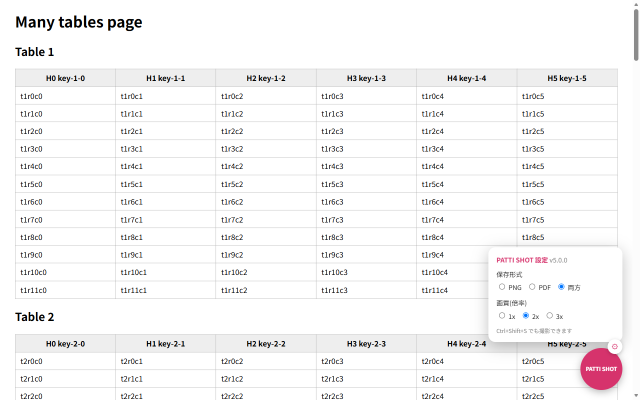
#> input picture build/store/store_2_settings.png, 1280 x 800 px (shown at 1/2 size)
$ python check_dupes.py ../build/store/store_2_settings.png
#> lines starting #> are read from the running program, lines starting #| are printed output that depends on the picture
### test/analyze_rows.py
"""Row-level check of a saved capture: is any table row present twice, or missing?

Strip hashing only finds repeats whose distance happens to be a multiple of the
strip height, which is how a first look at the boss's file reported "everything
is 1092px apart" - that was the method, not the file. This anchors on the table's
own horizontal rules instead, so a row is compared as a row no matter where it
sits.

Usage:  analyze_rows.py <file.pdf|file.png> [--out DIR]
"""
import os
import sys

sys.stdout.reconfigure(encoding="utf-8", errors="replace")

import numpy as np
from PIL import Image

Image.MAX_IMAGE_PIXELS = None


def load(path):
    """The capture at its original resolution, pages in page order."""
#> called with path = '../build/store/store_2_settings.png'
    if path.lower().endswith(".pdf"):
        import fitz
        doc = fitz.open(path)
        parts = []
        for page in doc:
            drawn = page.get_image_info(xrefs=True)
            drawn = [d for d in drawn if d.get("xref")]
            drawn.sort(key=lambda d: d["bbox"][1])
            for d in drawn:
                pix = fitz.Pixmap(doc, d["xref"])
                if pix.n > 3:
                    pix = fitz.Pixmap(fitz.csRGB, pix)
                arr = np.frombuffer(pix.samples, dtype=np.uint8)
                parts.append(arr.reshape(pix.height, pix.width, pix.n)[:, :, :3].copy())
        doc.close()
        if not parts:
            raise SystemExit("PDFから画像を取り出せませんでした")
        w = min(p.shape[1] for p in parts)
        return np.vstack([p[:, :w] for p in parts])
    return np.array(Image.open(path).convert("RGB"))
#> returned value is the input picture: shape (800, 1280, 3); mean R, G, B 246.9, 246, 246.3
#| store_2_settings.png  1280x800


# [74 lines left out: functions find_rules, main, not called in this run]


# [2 lines that do not run on import are left out]

### test/check_dupes.py
"""Find rows that appear twice in a saved capture, at any distance.

Phase-independent on purpose: an earlier strip-hash version could only see
repeats whose distance was a multiple of the strip height, which made it report
"everything is 1092px apart" and miss the rest. This signs every single row, so
a repeat is found wherever it is.

Always run this on the PDF (or an un-downscaled PNG): a PNG that was shrunk to
fit one file resamples the pixels, and two identical regions at different
offsets no longer come out byte-identical - the check would pass on a broken
file.

Usage:  check_dupes.py <file.pdf|file.png>
"""
import os
import sys

sys.stdout.reconfigure(encoding="utf-8", errors="replace")
sys.path.insert(0, os.path.dirname(os.path.abspath(__file__)))

import numpy as np
from PIL import Image

from analyze_rows import load

Image.MAX_IMAGE_PIXELS = None


def find_repeats(img, min_rows=24, min_gap=200):
#> called with min_rows = 24, min_gap = 200
    H, W = img.shape[0], img.shape[1]
#> H = 800; W = 1280
    x0, x1 = int(W * 0.28), int(W * 0.78)
#> x0 = 358; x1 = 998
    band = img[:, x0:x1:4].astype(np.float32)
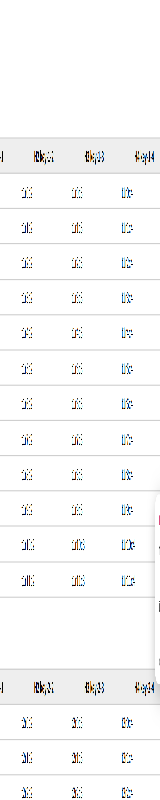
#> band: shape (800, 160, 3) float32; mean R, G, B 249.2, 249.3, 249.4
    grey = band[:, :, 0] * 0.299 + band[:, :, 1] * 0.587 + band[:, :, 2] * 0.114
    sig = np.round(grey / 10).astype(np.int16)
    var = sig.std(axis=1)
#> var = 800 values, max 8.7 at index 585, min 0 at index 0, mean 1.24

    first, hits = {}, []
    for y in range(H):
        if var[y] < 1.2:
            continue
        k = hash(sig[y].tobytes())
        if k in first:
            if y - first[k] >= min_gap:
                hits.append((first[k], y))
        else:
            first[k] = y
#> this loop made 800 passes
#> k on passes 151 to 153: -2111213269991929791, 163121914633903236, -6168083382179947545
#> after the loop, first = 196 items; hits = []

    runs = []
    for a, b in hits:
        off = b - a
        if runs and runs[-1][2] == off and b <= runs[-1][1] + 3:
            runs[-1][1] = b
        else:
            runs.append([b, b, off])
#> this loop made 0 passes
#> after the loop, runs = []
    runs = [r for r in runs if r[1] - r[0] + 1 >= min_rows]
    runs.sort(key=lambda r: -(r[1] - r[0]))
    return runs


def main():
    path = sys.argv[1]
    img = load(path)
    print(f"{os.path.basename(path)}  {img.shape[1]}x{img.shape[0]}", flush=True)
    runs = find_repeats(img)
#> runs = []
    total = sum(r[1] - r[0] + 1 for r in runs)
#> total = 0
    print(f"二度出ている行のかたまり: {len(runs)}件 / 合計 {total}px", flush=True)
#| 二度出ている行のかたまり: 0件 / 合計 0px
    for s, e, off in runs[:20]:
        print(f"   y={s}..{e} ({e - s + 1}px) は y={s - off} の再出現（{off}px 離れ）",
              flush=True)
    print("RESULT:", "CLEAN" if not runs else "DUPLICATED")
#| RESULT: CLEAN
    sys.exit(0 if not runs else 1)
#> (the program exits here)
